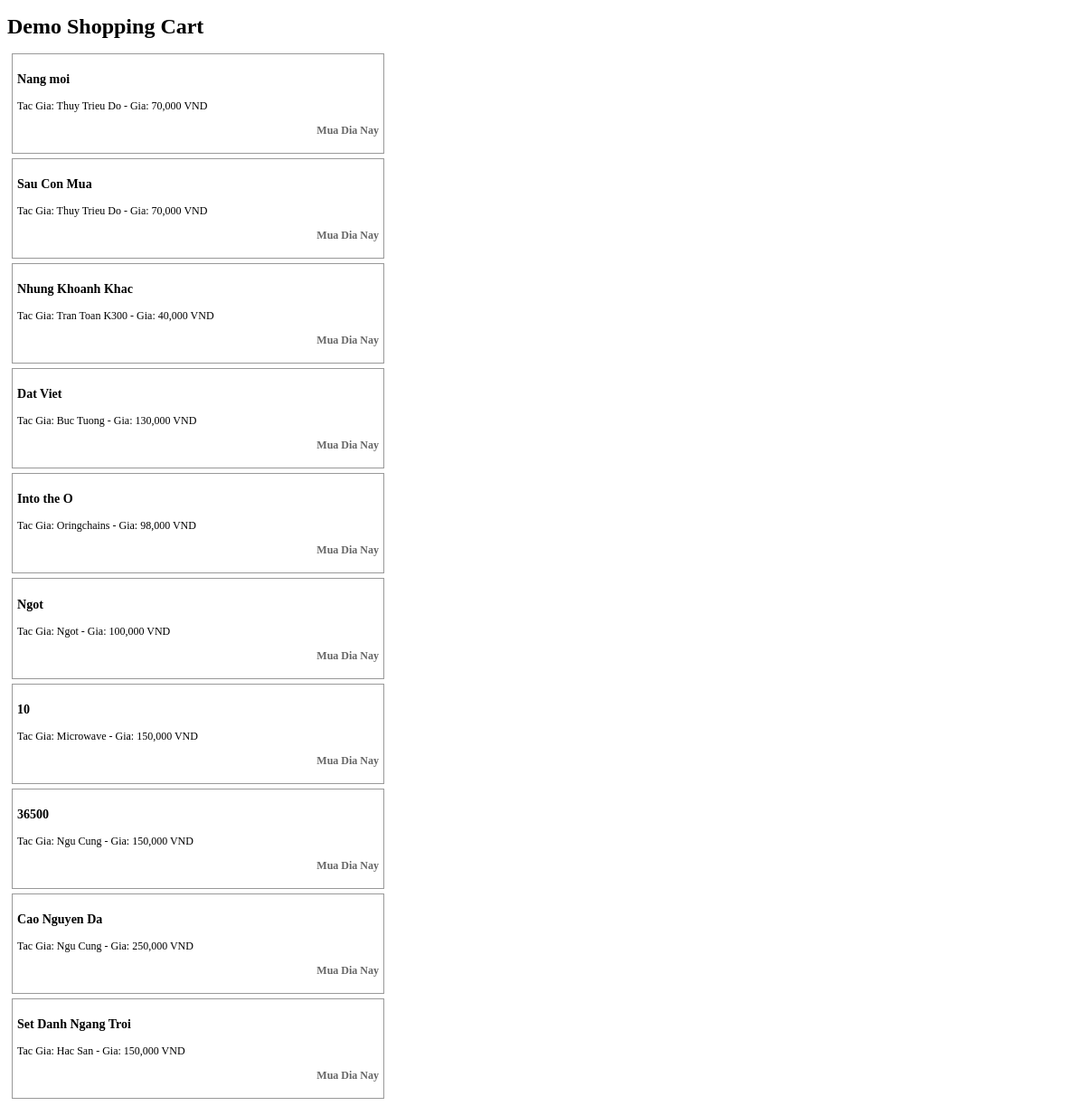
The page / on the database its author committed.
### tables this page shows
CREATE TABLE `disc` (
  `id` int(10) UNSIGNED NOT NULL,
  `title` varchar(255) NOT NULL,
  `author` varchar(100) NOT NULL,
  `price` int(30) NOT NULL
);

### index.php (the view, shortened to what this page needs)
<!DOCTYPE html>
<html>
    <head>
        <link rel="stylesheet" type="text/css" href="style.css">
    </head>
    <body>
        <h1>Demo Shopping Cart</h1>
        <?php
            $connect=mysqli_connect("localhost","gryphon","123456","cart")or die("Failed to connect to MySQL: " . mysqli_connect_error());
            $sql="select * from disc order by id";
            $query=mysqli_query($connect,$sql);
            if(mysqli_num_rows($query) > 0){
                while($row=mysqli_fetch_array($query)){
                    echo "<div class=pro>";
                    echo "<h3>$row[title]</h3>";
                    echo "Tac Gia: $row[author] - Gia: ".number_format($row[price])." VND<br />";
                    echo "<p align='right'><a href='addcart.php?item=$row[id]'>Mua Dia Nay</a></p>";
                    echo "</div>";
                }
            }
?>
    </body>
</html>

### style.css (style rules this page uses)
body { font:12px verdana; }
.pro { border:1px solid #999999; margin:5px; padding:5px; width:400px; }
a { color:#666666; text-decoration:none; font-weight:900; }

### rows shown on the page
disc: title "Nang moi", author "Thuy Trieu Do", price "70,000"
disc: title "Sau Con Mua", author "Thuy Trieu Do", price "70,000"
disc: title "Nhung Khoanh Khac", author "Tran Toan K300", price "40,000"
disc: title "Dat Viet", author "Buc Tuong", price "130,000"
disc: title "Into the O", author "Oringchains", price "98,000"
disc: title "Ngot", author "Ngot", price "100,000"
disc: title "10", author "Microwave", price "150,000"
disc: title "36500", author "Ngu Cung", price "150,000"
disc: title "Cao Nguyen Da", author "Ngu Cung", price "250,000"
disc: title "Set Danh Ngang Troi", author "Hac San", price "150,000"
